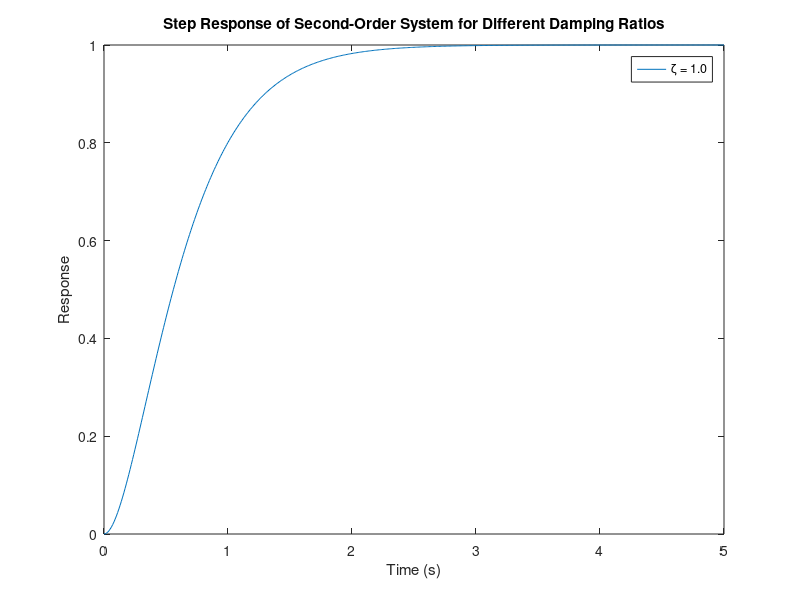

Source code (MATLAB):
% Parameters
wn = 3; % Natural frequency (rad/s)
zeta = 1; % Different damping values

% Time vector
t = 0:0.01:5;

% Plot step response 
num = wn^2;
den = [1 2*zeta*wn wn^2];
sys = tf(num, den);
[y, t_out] = step(sys, t);

figure;grid on;
plot(t_out, y, 'DisplayName', sprintf('\\zeta = %.1f', zeta));
legend show;
xlabel('Time (s)');
ylabel('Response');
title('Step Response of Second-Order System for Different Damping Ratios');
